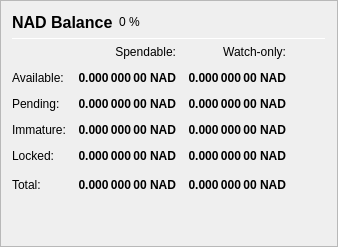
                   <widget class="QFrame" name="frame_Balances">
                    <property name="frameShape">
                     <enum>QFrame::StyledPanel</enum>
                    </property>
                    <property name="frameShadow">
                     <enum>QFrame::Raised</enum>
                    </property>
                    <layout class="QVBoxLayout" name="verticalLayout_4">
                     <item>
                      <layout class="QHBoxLayout" name="horizontalLayout_4">
                       <item>
                        <widget class="QLabel" name="label_5">
                         <property name="minimumSize">
                          <size>
                           <width>0</width>
                           <height>20</height>
                          </size>
                         </property>
                         <property name="font">
                          <font>
                           <pointsize>12</pointsize>
                           <weight>75</weight>
                           <bold>true</bold>
                          </font>
                         </property>
                         <property name="text">
                          <string>NAD Balance</string>
                         </property>
                        </widget>
                       </item>
                       <item>
                        <widget class="QLabel" name="labelNADPercent">
                         <property name="text">
                          <string notr="true">0 %</string>
                         </property>
                        </widget>
                       </item>
                       <item>
                        <spacer name="horizontalSpacer_3">
                         <property name="orientation">
                          <enum>Qt::Horizontal</enum>
                         </property>
                         <property name="sizeHint" stdset="0">
                          <size>
                           <width>40</width>
                           <height>20</height>
                          </size>
                         </property>
                        </spacer>
                       </item>
                      </layout>
                     </item>
                     <item>
                      <widget class="Line" name="line_Balance">
                       <property name="minimumSize">
                        <size>
                         <width>0</width>
                         <height>1</height>
                        </size>
                       </property>
                       <property name="maximumSize">
                        <size>
                         <width>16777215</width>
                         <height>1</height>
                        </size>
                       </property>
                       <property name="orientation">
                        <enum>Qt::Horizontal</enum>
                       </property>
                      </widget>
                     </item>
                     <item>
                      <layout class="QGridLayout" name="gridLayout">
                       <property name="spacing">
                        <number>12</number>
                       </property>
                       <item row="0" column="1">
                        <widget class="QLabel" name="labelSpendable">
                         <property name="text">
                          <string>Spendable:</string>
                         </property>
                         <property name="alignment">
                          <set>Qt::AlignRight|Qt::AlignTrailing|Qt::AlignVCenter</set>
                         </property>
                        </widget>
                       </item>
                       <item row="0" column="2">
                        <widget class="QLabel" name="labelWatchonly">
                         <property name="text">
                          <string>Watch-only:</string>
                         </property>
                         <property name="alignment">
                          <set>Qt::AlignRight|Qt::AlignTrailing|Qt::AlignVCenter</set>
                         </property>
                        </widget>
                       </item>
                       <item row="1" column="0">
                        <widget class="QLabel" name="labelBalanceText">
                         <property name="text">
                          <string>Available:</string>
                         </property>
                        </widget>
                       </item>
                       <item row="1" column="1">
                        <widget class="QLabel" name="labelBalance">
                         <property name="font">
                          <font>
                           <weight>75</weight>
                           <bold>true</bold>
                          </font>
                         </property>
                         <property name="cursor">
                          <cursorShape>IBeamCursor</cursorShape>
                         </property>
                         <property name="toolTip">
                          <string>Your current spendable balance</string>
                         </property>
                         <property name="text">
                          <string notr="true">0.000 000 00 NAD</string>
                         </property>
                         <property name="alignment">
                          <set>Qt::AlignRight|Qt::AlignTrailing|Qt::AlignVCenter</set>
                         </property>
                         <property name="textInteractionFlags">
                          <set>Qt::LinksAccessibleByMouse|Qt::TextSelectableByKeyboard|Qt::TextSelectableByMouse</set>
                         </property>
                        </widget>
                       </item>
                       <item row="1" column="2">
                        <widget class="QLabel" name="labelWatchAvailable">
                         <property name="font">
                          <font>
                           <weight>75</weight>
                           <bold>true</bold>
                          </font>
                         </property>
                         <property name="cursor">
                          <cursorShape>IBeamCursor</cursorShape>
                         </property>
                         <property name="toolTip">
                          <string>Your current balance in watch-only addresses</string>
                         </property>
                         <property name="text">
                          <string notr="true">0.000 000 00 NAD</string>
                         </property>
                         <property name="alignment">
                          <set>Qt::AlignRight|Qt::AlignTrailing|Qt::AlignVCenter</set>
                         </property>
                         <property name="textInteractionFlags">
                          <set>Qt::LinksAccessibleByMouse|Qt::TextSelectableByKeyboard|Qt::TextSelectableByMouse</set>
                         </property>
                        </widget>
                       </item>
                       <item row="2" column="0">
                        <widget class="QLabel" name="labelPendingText">
                         <property name="text">
                          <string>Pending:</string>
                         </property>
                        </widget>
                       </item>
                       <item row="2" column="1">
                        <widget class="QLabel" name="labelUnconfirmed">
                         <property name="font">
                          <font>
                           <weight>75</weight>
                           <bold>true</bold>
                          </font>
                         </property>
                         <property name="cursor">
                          <cursorShape>IBeamCursor</cursorShape>
                         </property>
                         <property name="toolTip">
                          <string>Total of transactions that have yet to be confirmed, and do not yet count toward the spendable balance</string>
                         </property>
                         <property name="text">
                          <string notr="true">0.000 000 00 NAD</string>
                         </property>
                         <property name="alignment">
                          <set>Qt::AlignRight|Qt::AlignTrailing|Qt::AlignVCenter</set>
                         </property>
                         <property name="textInteractionFlags">
                          <set>Qt::LinksAccessibleByMouse|Qt::TextSelectableByKeyboard|Qt::TextSelectableByMouse</set>
                         </property>
                        </widget>
                       </item>
                       <item row="2" column="2">
                        <widget class="QLabel" name="labelWatchPending">
                         <property name="font">
                          <font>
                           <weight>75</weight>
                           <bold>true</bold>
                          </font>
                         </property>
                         <property name="cursor">
                          <cursorShape>IBeamCursor</cursorShape>
                         </property>
                         <property name="toolTip">
                          <string>Unconfirmed transactions to watch-only addresses</string>
                         </property>
                         <property name="text">
                          <string notr="true">0.000 000 00 NAD</string>
                         </property>
                         <property name="alignment">
                          <set>Qt::AlignRight|Qt::AlignTrailing|Qt::AlignVCenter</set>
                         </property>
                         <property name="textInteractionFlags">
                          <set>Qt::LinksAccessibleByMouse|Qt::TextSelectableByKeyboard|Qt::TextSelectableByMouse</set>
                         </property>
                        </widget>
                       </item>
                       <item row="3" column="0">
                        <widget class="QLabel" name="labelImmatureText">
                         <property name="text">
                          <string>Immature:</string>
                         </property>
                        </widget>
                       </item>
                       <item row="3" column="1">
                        <widget class="QLabel" name="labelImmature">
                         <property name="font">
                          <font>
                           <weight>75</weight>
                           <bold>true</bold>
                          </font>
                         </property>
                         <property name="cursor">
                          <cursorShape>IBeamCursor</cursorShape>
                         </property>
                         <property name="toolTip">
                          <string>Staked or masternode rewards that has not yet matured</string>
                         </property>
                         <property name="text">
                          <string notr="true">0.000 000 00 NAD</string>
                         </property>
                         <property name="alignment">
                          <set>Qt::AlignRight|Qt::AlignTrailing|Qt::AlignVCenter</set>
                         </property>
                         <property name="textInteractionFlags">
                          <set>Qt::LinksAccessibleByMouse|Qt::TextSelectableByKeyboard|Qt::TextSelectableByMouse</set>
                         </property>
                        </widget>
                       </item>
                       <item row="3" column="2">
                        <widget class="QLabel" name="labelWatchImmature">
                         <property name="font">
                          <font>
                           <weight>75</weight>
                           <bold>true</bold>
                          </font>
                         </property>
                         <property name="cursor">
                          <cursorShape>IBeamCursor</cursorShape>
                         </property>
                         <property name="toolTip">
                          <string>Staked or masternode rewards in watch-only addresses that has not yet matured</string>
                         </property>
                         <property name="text">
                          <string notr="true">0.000 000 00 NAD</string>
                         </property>
                         <property name="alignment">
                          <set>Qt::AlignRight|Qt::AlignTrailing|Qt::AlignVCenter</set>
                         </property>
                         <property name="textInteractionFlags">
                          <set>Qt::LinksAccessibleByMouse|Qt::TextSelectableByKeyboard|Qt::TextSelectableByMouse</set>
                         </property>
                        </widget>
                       </item>
                       <item row="4" column="0">
                        <widget class="QLabel" name="labelLockedBalanceText">
                         <property name="toolTip">
                          <string>Locked NAD or Masternode collaterals. These are excluded from zNAD minting.</string>
                         </property>
                         <property name="text">
                          <string>Locked:</string>
                         </property>
                        </widget>
                       </item>
                       <item row="4" column="1">
                        <widget class="QLabel" name="labelLockedBalance">
                         <property name="font">
                          <font>
                           <weight>75</weight>
                           <bold>true</bold>
                          </font>
                         </property>
                         <property name="cursor">
                          <cursorShape>IBeamCursor</cursorShape>
                         </property>
                         <property name="toolTip">
                          <string>Locked NAD or Masternode collaterals. These are excluded from zNAD minting.</string>
                         </property>
                         <property name="text">
                          <string notr="true">0.000 000 00 NAD</string>
                         </property>
                         <property name="alignment">
                          <set>Qt::AlignRight|Qt::AlignTrailing|Qt::AlignVCenter</set>
                         </property>
                         <property name="textInteractionFlags">
                          <set>Qt::LinksAccessibleByMouse|Qt::TextSelectableByKeyboard|Qt::TextSelectableByMouse</set>
                         </property>
                        </widget>
                       </item>
                       <item row="4" column="2">
                        <widget class="QLabel" name="labelWatchLocked">
                         <property name="font">
                          <font>
                           <weight>75</weight>
                           <bold>true</bold>
                          </font>
                         </property>
                         <property name="cursor">
                          <cursorShape>IBeamCursor</cursorShape>
                         </property>
                         <property name="toolTip">
                          <string>Current locked balance in watch-only addresses</string>
                         </property>
                         <property name="text">
                          <string notr="true">0.000 000 00 NAD</string>
                         </property>
                         <property name="alignment">
                          <set>Qt::AlignRight|Qt::AlignTrailing|Qt::AlignVCenter</set>
                         </property>
                         <property name="textInteractionFlags">
                          <set>Qt::LinksAccessibleByMouse|Qt::TextSelectableByKeyboard|Qt::TextSelectableByMouse</set>
                         </property>
                        </widget>
                       </item>
                       <item row="5" column="0">
                        <widget class="QLabel" name="labelTotalText">
                         <property name="toolTip">
                          <string>Your current NADIR balance, unconfirmed and immature transactions included</string>
                         </property>
                         <property name="text">
                          <string>Total:</string>
                         </property>
                        </widget>
                       </item>
                       <item row="5" column="1">
                        <widget class="QLabel" name="labelTotal">
                         <property name="font">
                          <font>
                           <weight>75</weight>
                           <bold>true</bold>
                          </font>
                         </property>
                         <property name="cursor">
                          <cursorShape>IBeamCursor</cursorShape>
                         </property>
                         <property name="toolTip">
                          <string>Your current NADIR balance, unconfirmed and immature transactions included</string>
                         </property>
                         <property name="text">
                          <string notr="true">0.000 000 00 NAD</string>
                         </property>
                         <property name="alignment">
                          <set>Qt::AlignRight|Qt::AlignTrailing|Qt::AlignVCenter</set>
                         </property>
                         <property name="textInteractionFlags">
                          <set>Qt::LinksAccessibleByMouse|Qt::TextSelectableByKeyboard|Qt::TextSelectableByMouse</set>
                         </property>
                        </widget>
                       </item>
                       <item row="5" column="2">
                        <widget class="QLabel" name="labelWatchTotal">
                         <property name="font">
                          <font>
                           <weight>75</weight>
                           <bold>true</bold>
                          </font>
                         </property>
                         <property name="cursor">
                          <cursorShape>IBeamCursor</cursorShape>
                         </property>
                         <property name="toolTip">
                          <string>Current total balance in watch-only addresses</string>
                         </property>
                         <property name="text">
                          <string notr="true">0.000 000 00 NAD</string>
                         </property>
                         <property name="alignment">
                          <set>Qt::AlignRight|Qt::AlignTrailing|Qt::AlignVCenter</set>
                         </property>
                         <property name="textInteractionFlags">
                          <set>Qt::LinksAccessibleByMouse|Qt::TextSelectableByKeyboard|Qt::TextSelectableByMouse</set>
                         </property>
                        </widget>
                       </item>
                       <item row="5" column="3">
                        <spacer name="horizontalSpacer_9">
                         <property name="orientation">
                          <enum>Qt::Horizontal</enum>
                         </property>
                         <property name="sizeHint" stdset="0">
                          <size>
                           <width>40</width>
                           <height>20</height>
                          </size>
                         </property>
                        </spacer>
                       </item>
                      </layout>
                     </item>
                     <item>
                      <spacer name="verticalSpacer_3">
                       <property name="orientation">
                        <enum>Qt::Vertical</enum>
                       </property>
                       <property name="sizeHint" stdset="0">
                        <size>
                         <width>20</width>
                         <height>40</height>
                        </size>
                       </property>
                      </spacer>
                     </item>
                    </layout>
                   </widget>
